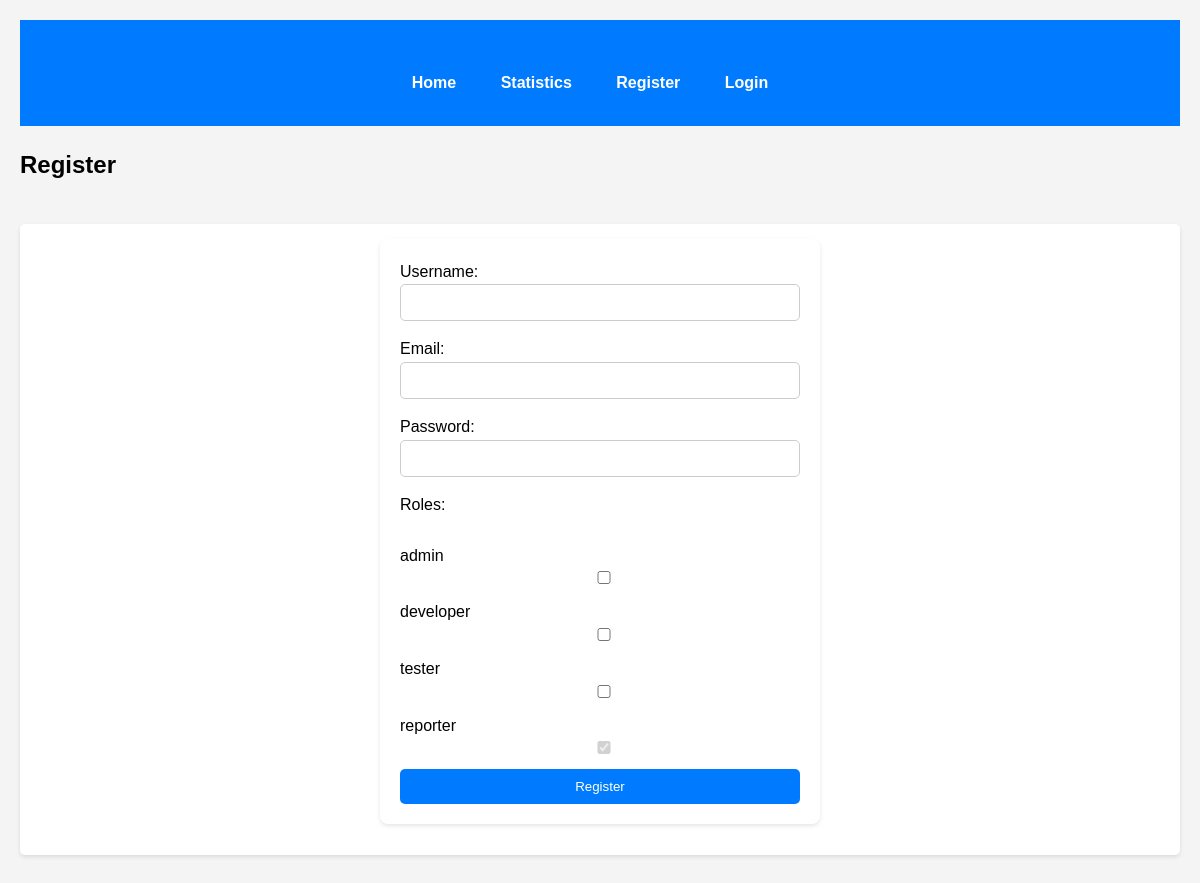
/index.php?action=register, run on the app's committed database.
### tables this page shows
CREATE TABLE `roles` (
  `r_id` int(11) NOT NULL,
  `role` varchar(255) NOT NULL
);

### config/database.php (called while the page is built)
<?php
class Database
{
    private static $instance = null;
    private $connection;
    private function __construct()
    {
        $host = 'localhost';
        $db = 'bugzilla';
        $user = 'root';
        $pass = '';
        try {
            $this->connection = new PDO("mysql:host=$host;dbname=$db", $user, $pass);
            $this->connection->setAttribute(PDO::ATTR_ERRMODE, PDO::ERRMODE_EXCEPTION);
        } catch (PDOException $e) {
            throw new Exception("Database connection error: " . $e->getMessage());
        }
    }
    public static function getInstance()
    {
        if (self::$instance === null) {
            self::$instance = new Database();
        }
        return self::$instance;
    }
    public function getConnection()
    {
        return $this->connection;
    }
}

### services/UserService.php (called while the page is built, shortened)
<?php
require_once '../config/database.php';
require_once '../models/Role.php';
class UserService
{
    private $db;
    public function __construct()
    {
        try {
            $this->db = Database::getInstance()->getConnection();
        } catch (Exception $e) {
            throw new Exception("Database connection error.");
        }
    }
    public function getAllRoles()
    {
        try {
            $stmt = $this->db->prepare("SELECT * FROM roles");
            $stmt->execute();
            $roleData = $stmt->fetchAll(PDO::FETCH_ASSOC);
            $roles = [];
            foreach ($roleData as $row) {
                $roles[] = new Role($row['r_id'], $row['role']);
            }
            return $roles;
        } catch (PDOException $e) {
            throw new Exception("Unable to fetch roles: " . $e->getMessage());
        }
    }
}

### models/Role.php (called while the page is built, shortened)
<?php
class Role
{
    private $r_id;
    private $role;
    public function __construct($r_id, $role)
    {
        $this->r_id = $r_id;
        $this->role = $role;
    }
    public function getId()
    {
        return $this->r_id;
    }
    public function getRole()
    {
        return $this->role;
    }
}

### views/register.php (the view, shortened to what this page needs)
<?php
require_once '../services/UserService.php';
$userService = new UserService();
$roles = [];
try {
    $roles = $userService->getAllRoles();
} catch (Exception $e) {
    echo "Error fetching roles: " . $e->getMessage();
}
?>
<!DOCTYPE html>
<html lang="en">
<head>
    <link rel="stylesheet" href="../public/styles/styles.css">
</head>
<body>
<header><h2>Register</h2></header>
<section class="form-section">
    <form method="POST" action="index.php?action=register" class="form">
        <label for="username">Username:</label>
        <input type="text" id="username" name="username" required>
        <label for="email">Email:</label>
        <input type="email" id="email" name="email" required>
        <label for="password">Password:</label>
        <input type="password" id="password" name="password" required>
        <label for="roles">Roles:</label><br><br>
        <?php foreach ($roles as $role): ?>
            <?php if (strtolower($role->getRole()) === 'reporter'): ?>
                <label for="role<?= $role->getId() ?>"><?= htmlspecialchars($role->getRole()) ?></label><br>
                <input type="checkbox" id="role<?= $role->getId() ?>" name="roles[]" value="<?= htmlspecialchars($role->getId()) ?>" checked disabled>
            <?php else: ?>
                <label for="role<?= $role->getId() ?>"><?= htmlspecialchars($role->getRole()) ?></label><br>
                <input type="checkbox" id="role<?= $role->getId() ?>" name="roles[]" value="<?= htmlspecialchars($role->getId()) ?>">
            <?php endif; ?>
        <?php endforeach; ?>
        <button type="submit">Register</button>
    </form>
</section>
</body>
</html>

### public/styles/styles.css (style rules this page uses)
body { font-family: Arial, sans-serif; background-color: #f4f4f4; margin: 0; padding: 20px; line-height: 1.6; }
.form-section { display: flex; justify-content: center; margin-top: 40px; }
.form { background-color: #fff; padding: 20px; border-radius: 8px; box-shadow: 0 2px 4px rgba(0, 0, 0, 0.1); width: 100%; max-width: 400px; }
.form input { width: 100%; padding: 10px; margin-bottom: 15px; border: 1px solid #ccc; border-radius: 5px; }
.form button { width: 100%; padding: 10px; background-color: #007bff; color: white; border: none; border-radius: 5px; cursor: pointer; }
body { font-family: Arial, sans-serif; background-color: #f4f4f4; margin: 0; padding: 20px; }
section { background-color: #fff; padding: 15px; margin-bottom: 20px; border-radius: 5px; box-shadow: 0 2px 4px rgba(0, 0, 0, 0.1); }
button { background-color: #007bff; color: white; padding: 10px 15px; border: none; border-radius: 5px; cursor: pointer; }

### data on the page
roles: role "admin"
roles: role "developer"
roles: role "tester"
roles: role "reporter"
